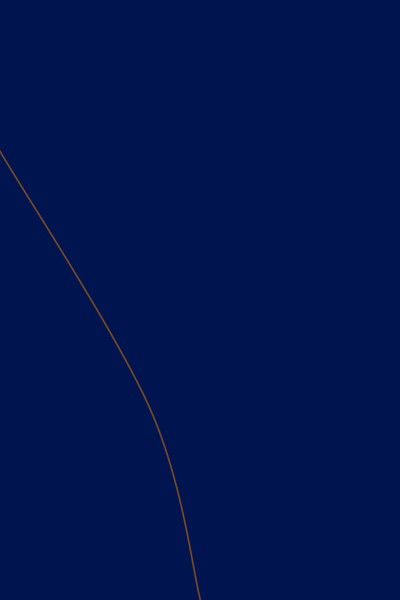
Frame 1 (no input)
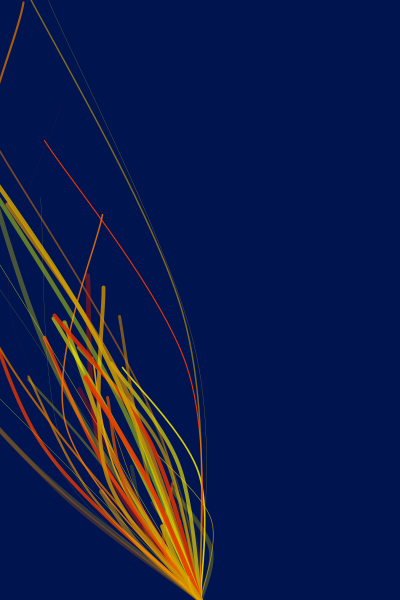
Frame 60 (the mouse pressed at the canvas centre just before this capture)
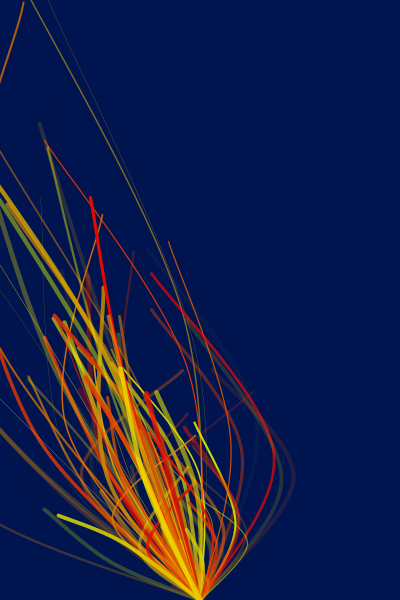
Frame 120 (the mouse held since frame 60 and released just before this capture)

The Processing sketch that drew these frames (run headless with seeded random() and noise(); from frame 60 on, the mouse is pressed at the canvas centre):

// Processing sketch: processing_124440
// ── processing_124440.pde

float n1, n2, n3, n4; // noise values
float alpha;

Dancer fire;

void setup() {
  size(400, 600);
  frameRate(24);
  background(0, 20, 80);
  noFill();
  alpha = 255;
  n1 = random(10);
  n2 = random(10);
  n3 = random(10);
  n4 = random(10);
  fire = new Dancer(width/2, height, height, color(100), 50, 1, 1);
}

void draw() {

  fire.reset(width/2, height, random(height), color(random(200, 255), random(255), 0), random(alpha), random(5), 1);  
  fire.move(-1);
  fire.show();
  
  if (alpha > 0) alpha = alpha - 0.01;
  n1 = n1 + 0.1;
  n2 = n2 + 0.1;
  n3 = n3 + 0.1;
  n4 = n4 + 0.1;
}

void mousePressed() {
  save("fire.tif"); 
  
}

class Dancer {
  float x1, y1; // initial position in the class room
  float x2, y2; // middle position in the class room
  float x3, y3; // final position in the class room
  float step; // length of step
  color col; // dress color 
  float alpha; // alpha value
  float weight; // stroke weight
  float force; // force of the bend
  
  Dancer(float _x1, float _y1, float _step, color _col, float _alpha, float _weight, float _force) {
    x1 = _x1;
    y1 = _y1;
    step = _step;
    col = _col;
    alpha = _alpha;
    weight = _weight;
    force = _force;
  }
  
  void reset(float _x1, float _y1, float _step, color _col, float _alpha, float _weight, float _force) {
    x1 = _x1;
    y1 = _y1;
    step = _step;
    col = _col;
    alpha = _alpha;
    weight = _weight;
    force = _force;
  }

  void move(int direction) {
    x2 = x1 + (noise(n1) - 0.5) * force * step;
    y2 = y1 + direction * noise(n2) * step;
    x3 = x2 + (noise(n3) - 0.5) * step;
    y3 = y2 + direction * noise(n4) * step;
  }
  
  void show() {
    stroke(col, alpha);
    strokeWeight(weight);
    beginShape();
    curveVertex(x1, y1);
    curveVertex(x1, y1);
    curveVertex(x2, y2);
    curveVertex(x3, y3);
    curveVertex(x3, y3);
    endShape();
  } 
  
}
